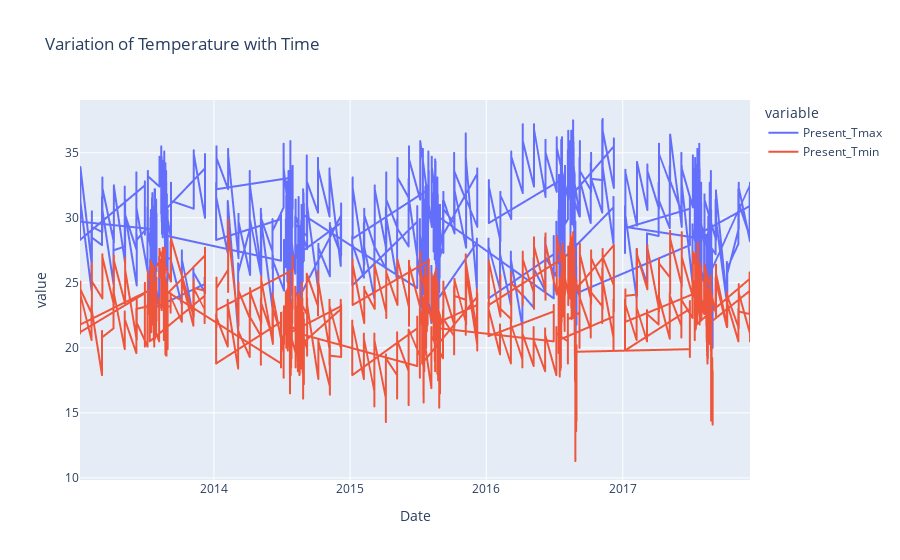

Notebook source saved alongside this figure:
### Code cell
line_plot_1 = pex.line(tfp,x = 'Date', y = ['Present_Tmax', 'Present_Tmin'], title = 'Variation of Temperature with Time')
line_plot_1.show()

### Figure 1 — Plotly figure (JSON) as saved in the notebook; plotly's stock layout.template omitted (floating-point values rounded to 4 significant figures; data arrays with more than 128 entries replaced by an {"elided": "..."} marker saying what was removed)
{"data": [{"hovertemplate": "variable=Present_Tmax<br>Date=%{x}<br>value=%{y}<extra></extra>", "legendgroup": "Present_Tmax", "line": {"color": "#636efa", "dash": "solid"}, "marker": {"symbol": "circle"}, "mode": "lines", "name": "Present_Tmax", "showlegend": true, "type": "scattergl", "x": {"elided": "7588 str values"}, "xaxis": "x", "y": {"elided": "7588 float values"}, "yaxis": "y"}, {"hovertemplate": "variable=Present_Tmin<br>Date=%{x}<br>value=%{y}<extra></extra>", "legendgroup": "Present_Tmin", "line": {"color": "#EF553B", "dash": "solid"}, "marker": {"symbol": "circle"}, "mode": "lines", "name": "Present_Tmin", "showlegend": true, "type": "scattergl", "x": {"elided": "7588 str values"}, "xaxis": "x", "y": {"elided": "7588 float values"}, "yaxis": "y"}], "layout": {"legend": {"title": {"text": "variable"}, "tracegroupgap": 0}, "title": {"text": "Variation of Temperature with Time"}, "xaxis": {"anchor": "y", "domain": [0, 1], "title": {"text": "Date"}}, "yaxis": {"anchor": "x", "domain": [0, 1], "title": {"text": "value"}}}}
